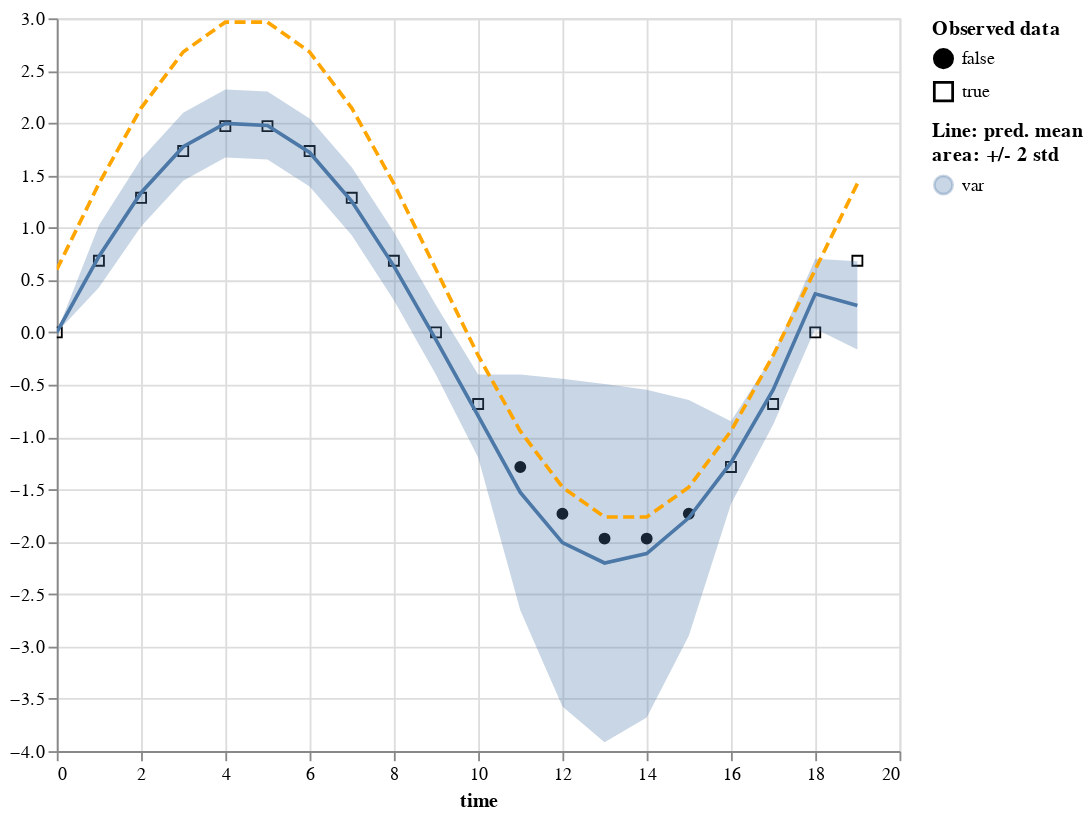

Here is the notebook cell this chart was saved with:
### Code cell
p3 = (plot_variable(plot_df3, variable="var", ys=["value", "mean"], error=True, gap_area=False, props=plt_props) +
alt.Chart(pd.DataFrame({'contr':contr[:,0], 'time': time, 'col': 'control'})).mark_line(strokeDash=[6,3], color='orange').encode(x='time', y='contr'))
p3

### Figure 1 — Vega-Lite specification as saved in the notebook (floating-point values rounded to 4 significant figures)
{"config": {"view": {"continuousWidth": 400, "continuousHeight": 300}}, "layer": [{"mark": {"type": "point", "color": "black", "fillOpacity": 1, "strokeWidth": 1}, "encoding": {"fill": {"field": "is_present", "legend": {"title": ["Observed data"]}, "scale": {"range": ["black", "#ffffff00"]}, "type": "nominal"}, "shape": {"field": "is_present", "type": "nominal"}, "x": {"axis": {"domain": true, "labels": true, "ticks": true, "title": "time"}, "field": "time", "type": "quantitative"}, "y": {"field": "value", "scale": {"zero": false}, "title": "", "type": "quantitative"}}}, {"mark": "errorband", "encoding": {"color": {"field": "variable", "legend": {"title": ["Line: pred. mean", "area: +/- 2 std"]}, "type": "nominal"}, "x": {"field": "time", "type": "quantitative"}, "y": {"field": "err_low", "scale": {"zero": false}, "title": "", "type": "quantitative"}, "y2": {"field": "err_high"}}, "name": "view_4"}, {"mark": "line", "encoding": {"color": {"field": "variable", "type": "nominal"}, "x": {"field": "time", "type": "quantitative"}, "y": {"field": "mean", "scale": {"zero": false}, "title": "", "type": "quantitative"}}}, {"data": {"name": "data-50d12b4b49a06754db1631f7cbc696ff"}, "mark": {"type": "line", "color": "orange", "strokeDash": [6, 3]}, "encoding": {"x": {"field": "time", "type": "quantitative"}, "y": {"field": "contr", "type": "quantitative"}}}], "data": {"name": "data-9891eb9e62cc056deca92f59f7154e45"}, "height": 400, "params": [{"name": "param_12", "select": {"type": "interval"}, "bind": "scales", "views": ["view_4"]}], "title": "", "width": 460, "$schema": "https://vega.github.io/schema/vega-lite/v5.2.0.json", "datasets": {"data-9891eb9e62cc056deca92f59f7154e45": [{"time": 0, "is_present": true, "variable": "var", "value": 0.0, "mean": 7.448e-06, "std": 0.001005, "err_low": -0.002003, "err_high": 0.002018}, {"time": 1, "is_present": true, "variable": "var", "value": 0.684, "mean": 0.7255, "std": 0.1485, "err_low": 0.4286, "err_high": 1.022}, {"time": 2, "is_present": true, "variable": "var", "value": 1.286, "mean": 1.334, "std": 0.1614, "err_low": 1.011, "err_high": 1.657}, {"time": 3, "is_present": true, "variable": "var", "value": 1.732, "mean": 1.773, "std": 0.1626, "err_low": 1.448, "err_high": 2.098}, {"time": 4, "is_present": true, "variable": "var", "value": 1.97, "mean": 1.996, "std": 0.1627, "err_low": 1.67, "err_high": 2.321}, {"time": 5, "is_present": true, "variable": "var", "value": 1.97, "mean": 1.977, "std": 0.1627, "err_low": 1.651, "err_high": 2.302}, {"time": 6, "is_present": true, "variable": "var", "value": 1.732, "mean": 1.719, "std": 0.1627, "err_low": 1.393, "err_high": 2.044}, {"time": 7, "is_present": true, "variable": "var", "value": 1.286, "mean": 1.253, "std": 0.1627, "err_low": 0.9273, "err_high": 1.578}, {"time": 8, "is_present": true, "variable": "var", "value": 0.684, "mean": 0.6329, "std": 0.163, "err_low": 0.307, "err_high": 0.9589}, {"time": 9, "is_present": true, "variable": "var", "value": -1.748e-07, "mean": -0.07209, "std": 0.1658, "err_low": -0.4037, "err_high": 0.2595}, {"time": 10, "is_present": true, "variable": "var", "value": -0.684, "mean": -0.7983, "std": 0.198, "err_low": -1.194, "err_high": -0.4023}, {"time": 11, "is_present": false, "variable": "var", "value": -1.286, "mean": -1.529, "std": 0.5633, "err_low": -2.655, "err_high": -0.4022}, {"time": 12, "is_present": false, "variable": "var", "value": -1.732, "mean": -2.008, "std": 0.7825, "err_low": -3.573, "err_high": -0.4436}, {"time": 13, "is_present": false, "variable": "var", "value": -1.97, "mean": -2.203, "std": 0.8555, "err_low": -3.914, "err_high": -0.4921}, {"time": 14, "is_present": false, "variable": "var", "value": -1.97, "mean": -2.113, "std": 0.7825, "err_low": -3.678, "err_high": -0.5478}, {"time": 15, "is_present": false, "variable": "var", "value": -1.732, "mean": -1.772, "std": 0.5633, "err_low": -2.898, "err_high": -0.6451}, {"time": 16, "is_present": true, "variable": "var", "value": -1.286, "mean": -1.245, "std": 0.198, "err_low": -1.641, "err_high": -0.8485}, {"time": 17, "is_present": true, "variable": "var", "value": -0.684, "mean": -0.55, "std": 0.1662, "err_low": -0.8824, "err_high": -0.2176}, {"time": 18, "is_present": true, "variable": "var", "value": 3.497e-07, "mean": 0.368, "std": 0.1672, "err_low": 0.03355, "err_high": 0.7025}, {"time": 19, "is_present": true, "variable": "var", "value": 0.684, "mean": 0.2577, "std": 0.211, "err_low": -0.1643, "err_high": 0.6798}], "data-50d12b4b49a06754db1631f7cbc696ff": [{"contr": 0.6, "time": 0, "col": "control"}, {"contr": 1.421, "time": 1, "col": "control"}, {"contr": 2.143, "time": 2, "col": "control"}, {"contr": 2.678, "time": 3, "col": "control"}, {"contr": 2.964, "time": 4, "col": "control"}, {"contr": 2.964, "time": 5, "col": "control"}, {"contr": 2.678, "time": 6, "col": "control"}, {"contr": 2.143, "time": 7, "col": "control"}, {"contr": 1.421, "time": 8, "col": "control"}, {"contr": 0.6, "time": 9, "col": "control"}, {"contr": -0.2208, "time": 10, "col": "control"}, {"contr": -0.9427, "time": 11, "col": "control"}, {"contr": -1.478, "time": 12, "col": "control"}, {"contr": -1.764, "time": 13, "col": "control"}, {"contr": -1.764, "time": 14, "col": "control"}, {"contr": -1.478, "time": 15, "col": "control"}, {"contr": -0.9427, "time": 16, "col": "control"}, {"contr": -0.2208, "time": 17, "col": "control"}, {"contr": 0.6, "time": 18, "col": "control"}, {"contr": 1.421, "time": 19, "col": "control"}]}}
